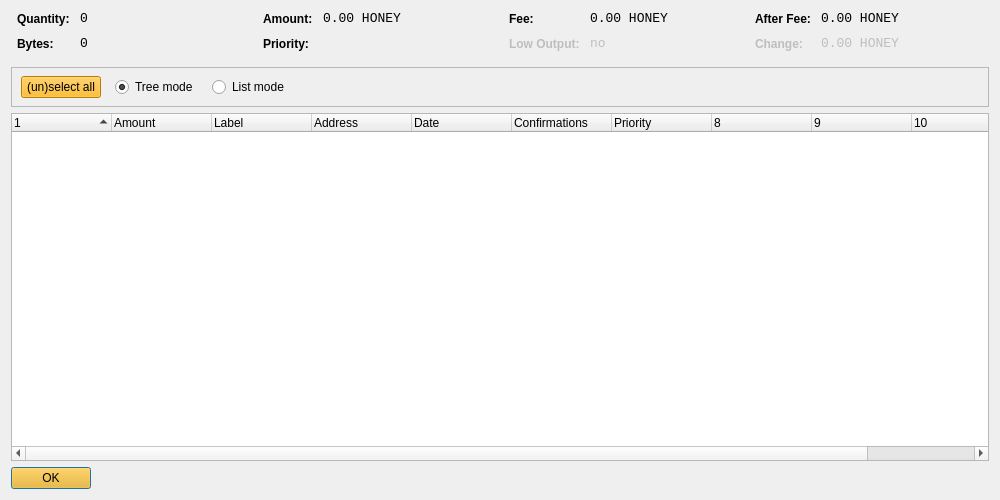
<?xml version="1.0" encoding="UTF-8"?>
<ui version="4.0">
 <class>CoinControlDialog</class>
 <widget class="QDialog" name="CoinControlDialog">
  <property name="geometry">
   <rect>
    <x>0</x>
    <y>0</y>
    <width>1000</width>
    <height>500</height>
   </rect>
  </property>
  <property name="windowTitle">
   <string>Coin Control</string>
  </property>
  <layout class="QVBoxLayout" name="verticalLayout">
   <item>
    <layout class="QHBoxLayout" name="horizontalLayoutTop" stretch="0,0,0,0">
     <property name="topMargin">
      <number>0</number>
     </property>
     <property name="bottomMargin">
      <number>10</number>
     </property>
     <item>
      <layout class="QFormLayout" name="formLayoutCoinControl1">
       <property name="horizontalSpacing">
        <number>10</number>
       </property>
       <property name="verticalSpacing">
        <number>10</number>
       </property>
       <property name="leftMargin">
        <number>6</number>
       </property>
       <property name="rightMargin">
        <number>6</number>
       </property>
       <item row="0" column="0">
        <widget class="QLabel" name="labelCoinControlQuantityText">
         <property name="styleSheet">
          <string notr="true">font-weight:bold;</string>
         </property>
         <property name="text">
          <string>Quantity:</string>
         </property>
        </widget>
       </item>
       <item row="0" column="1">
        <widget class="QLabel" name="labelCoinControlQuantity">
         <property name="font">
          <font>
           <family>Monospace</family>
           <pointsize>10</pointsize>
          </font>
         </property>
         <property name="cursor">
          <cursorShape>IBeamCursor</cursorShape>
         </property>
         <property name="contextMenuPolicy">
          <enum>Qt::ActionsContextMenu</enum>
         </property>
         <property name="text">
          <string notr="true">0</string>
         </property>
         <property name="textInteractionFlags">
          <set>Qt::LinksAccessibleByMouse|Qt::TextSelectableByKeyboard|Qt::TextSelectableByMouse</set>
         </property>
        </widget>
       </item>
       <item row="1" column="0">
        <widget class="QLabel" name="labelCoinControlBytesText">
         <property name="styleSheet">
          <string notr="true">font-weight:bold;</string>
         </property>
         <property name="text">
          <string>Bytes:</string>
         </property>
        </widget>
       </item>
       <item row="1" column="1">
        <widget class="QLabel" name="labelCoinControlBytes">
         <property name="font">
          <font>
           <family>Monospace</family>
           <pointsize>10</pointsize>
          </font>
         </property>
         <property name="cursor">
          <cursorShape>IBeamCursor</cursorShape>
         </property>
         <property name="contextMenuPolicy">
          <enum>Qt::ActionsContextMenu</enum>
         </property>
         <property name="text">
          <string notr="true">0</string>
         </property>
         <property name="textInteractionFlags">
          <set>Qt::LinksAccessibleByMouse|Qt::TextSelectableByKeyboard|Qt::TextSelectableByMouse</set>
         </property>
        </widget>
       </item>
      </layout>
     </item>
     <item>
      <layout class="QFormLayout" name="formLayoutCoinControl2">
       <property name="horizontalSpacing">
        <number>10</number>
       </property>
       <property name="verticalSpacing">
        <number>10</number>
       </property>
       <property name="leftMargin">
        <number>6</number>
       </property>
       <property name="rightMargin">
        <number>6</number>
       </property>
       <item row="0" column="0">
        <widget class="QLabel" name="labelCoinControlAmountText">
         <property name="styleSheet">
          <string notr="true">font-weight:bold;</string>
         </property>
         <property name="text">
          <string>Amount:</string>
         </property>
        </widget>
       </item>
       <item row="0" column="1">
        <widget class="QLabel" name="labelCoinControlAmount">
         <property name="font">
          <font>
           <family>Monospace</family>
           <pointsize>10</pointsize>
          </font>
         </property>
         <property name="cursor">
          <cursorShape>IBeamCursor</cursorShape>
         </property>
         <property name="contextMenuPolicy">
          <enum>Qt::ActionsContextMenu</enum>
         </property>
         <property name="text">
          <string notr="true">0.00 HONEY</string>
         </property>
         <property name="textInteractionFlags">
          <set>Qt::LinksAccessibleByMouse|Qt::TextSelectableByKeyboard|Qt::TextSelectableByMouse</set>
         </property>
        </widget>
       </item>
       <item row="1" column="0">
        <widget class="QLabel" name="labelCoinControlPriorityText">
         <property name="styleSheet">
          <string notr="true">font-weight:bold;</string>
         </property>
         <property name="text">
          <string>Priority:</string>
         </property>
        </widget>
       </item>
       <item row="1" column="1">
        <widget class="QLabel" name="labelCoinControlPriority">
         <property name="font">
          <font>
           <family>Monospace</family>
           <pointsize>10</pointsize>
          </font>
         </property>
         <property name="cursor">
          <cursorShape>IBeamCursor</cursorShape>
         </property>
         <property name="contextMenuPolicy">
          <enum>Qt::ActionsContextMenu</enum>
         </property>
         <property name="text">
          <string/>
         </property>
         <property name="textInteractionFlags">
          <set>Qt::LinksAccessibleByMouse|Qt::TextSelectableByKeyboard|Qt::TextSelectableByMouse</set>
         </property>
        </widget>
       </item>
      </layout>
     </item>
     <item>
      <layout class="QFormLayout" name="formLayoutCoinControl3">
       <property name="horizontalSpacing">
        <number>10</number>
       </property>
       <property name="verticalSpacing">
        <number>10</number>
       </property>
       <property name="leftMargin">
        <number>6</number>
       </property>
       <property name="rightMargin">
        <number>6</number>
       </property>
       <item row="0" column="0">
        <widget class="QLabel" name="labelCoinControlFeeText">
         <property name="styleSheet">
          <string notr="true">font-weight:bold;</string>
         </property>
         <property name="text">
          <string>Fee:</string>
         </property>
        </widget>
       </item>
       <item row="0" column="1">
        <widget class="QLabel" name="labelCoinControlFee">
         <property name="font">
          <font>
           <family>Monospace</family>
           <pointsize>10</pointsize>
          </font>
         </property>
         <property name="cursor">
          <cursorShape>IBeamCursor</cursorShape>
         </property>
         <property name="contextMenuPolicy">
          <enum>Qt::ActionsContextMenu</enum>
         </property>
         <property name="text">
          <string notr="true">0.00 HONEY</string>
         </property>
         <property name="textInteractionFlags">
          <set>Qt::LinksAccessibleByMouse|Qt::TextSelectableByKeyboard|Qt::TextSelectableByMouse</set>
         </property>
        </widget>
       </item>
       <item row="1" column="0">
        <widget class="QLabel" name="labelCoinControlLowOutputText">
         <property name="enabled">
          <bool>false</bool>
         </property>
         <property name="styleSheet">
          <string notr="true">font-weight:bold;</string>
         </property>
         <property name="text">
          <string>Low Output:</string>
         </property>
        </widget>
       </item>
       <item row="1" column="1">
        <widget class="QLabel" name="labelCoinControlLowOutput">
         <property name="enabled">
          <bool>false</bool>
         </property>
         <property name="font">
          <font>
           <family>Monospace</family>
           <pointsize>10</pointsize>
          </font>
         </property>
         <property name="cursor">
          <cursorShape>IBeamCursor</cursorShape>
         </property>
         <property name="contextMenuPolicy">
          <enum>Qt::ActionsContextMenu</enum>
         </property>
         <property name="text">
          <string notr="true">no</string>
         </property>
         <property name="textInteractionFlags">
          <set>Qt::LinksAccessibleByMouse|Qt::TextSelectableByKeyboard|Qt::TextSelectableByMouse</set>
         </property>
        </widget>
       </item>
      </layout>
     </item>
     <item>
      <layout class="QFormLayout" name="formLayoutCoinControl4">
       <property name="horizontalSpacing">
        <number>10</number>
       </property>
       <property name="verticalSpacing">
        <number>10</number>
       </property>
       <property name="leftMargin">
        <number>6</number>
       </property>
       <property name="rightMargin">
        <number>6</number>
       </property>
       <item row="0" column="0">
        <widget class="QLabel" name="labelCoinControlAfterFeeText">
         <property name="styleSheet">
          <string notr="true">font-weight:bold;</string>
         </property>
         <property name="text">
          <string>After Fee:</string>
         </property>
        </widget>
       </item>
       <item row="0" column="1">
        <widget class="QLabel" name="labelCoinControlAfterFee">
         <property name="font">
          <font>
           <family>Monospace</family>
           <pointsize>10</pointsize>
          </font>
         </property>
         <property name="cursor">
          <cursorShape>IBeamCursor</cursorShape>
         </property>
         <property name="contextMenuPolicy">
          <enum>Qt::ActionsContextMenu</enum>
         </property>
         <property name="text">
          <string notr="true">0.00 HONEY</string>
         </property>
         <property name="textInteractionFlags">
          <set>Qt::LinksAccessibleByMouse|Qt::TextSelectableByKeyboard|Qt::TextSelectableByMouse</set>
         </property>
        </widget>
       </item>
       <item row="1" column="0">
        <widget class="QLabel" name="labelCoinControlChangeText">
         <property name="enabled">
          <bool>false</bool>
         </property>
         <property name="styleSheet">
          <string notr="true">font-weight:bold;</string>
         </property>
         <property name="text">
          <string>Change:</string>
         </property>
        </widget>
       </item>
       <item row="1" column="1">
        <widget class="QLabel" name="labelCoinControlChange">
         <property name="enabled">
          <bool>false</bool>
         </property>
         <property name="font">
          <font>
           <family>Monospace</family>
           <pointsize>10</pointsize>
          </font>
         </property>
         <property name="cursor">
          <cursorShape>IBeamCursor</cursorShape>
         </property>
         <property name="contextMenuPolicy">
          <enum>Qt::ActionsContextMenu</enum>
         </property>
         <property name="text">
          <string notr="true">0.00 HONEY</string>
         </property>
         <property name="textInteractionFlags">
          <set>Qt::LinksAccessibleByMouse|Qt::TextSelectableByKeyboard|Qt::TextSelectableByMouse</set>
         </property>
        </widget>
       </item>
      </layout>
     </item>
    </layout>
   </item>
   <item>
    <widget class="QFrame" name="frame">
     <property name="minimumSize">
      <size>
       <width>0</width>
       <height>40</height>
      </size>
     </property>
     <property name="frameShape">
      <enum>QFrame::StyledPanel</enum>
     </property>
     <property name="frameShadow">
      <enum>QFrame::Sunken</enum>
     </property>
     <widget class="QWidget" name="horizontalLayoutWidget">
      <property name="geometry">
       <rect>
        <x>10</x>
        <y>0</y>
        <width>781</width>
        <height>41</height>
       </rect>
      </property>
      <layout class="QHBoxLayout" name="horizontalLayoutPanel" stretch="0,0,0,0">
       <property name="spacing">
        <number>14</number>
       </property>
       <item>
        <widget class="QPushButton" name="pushButtonSelectAll">
         <property name="sizePolicy">
          <sizepolicy hsizetype="Maximum" vsizetype="Fixed">
           <horstretch>0</horstretch>
           <verstretch>0</verstretch>
          </sizepolicy>
         </property>
         <property name="styleSheet">
          <string notr="true">background-color: rgb(255, 175, 0);</string>
         </property>
         <property name="text">
          <string>(un)select all</string>
         </property>
        </widget>
       </item>
       <item>
        <widget class="QRadioButton" name="radioTreeMode">
         <property name="sizePolicy">
          <sizepolicy hsizetype="Maximum" vsizetype="Fixed">
           <horstretch>0</horstretch>
           <verstretch>0</verstretch>
          </sizepolicy>
         </property>
         <property name="text">
          <string>Tree mode</string>
         </property>
         <property name="checked">
          <bool>true</bool>
         </property>
        </widget>
       </item>
       <item>
        <widget class="QRadioButton" name="radioListMode">
         <property name="sizePolicy">
          <sizepolicy hsizetype="Maximum" vsizetype="Fixed">
           <horstretch>0</horstretch>
           <verstretch>0</verstretch>
          </sizepolicy>
         </property>
         <property name="text">
          <string>List mode</string>
         </property>
        </widget>
       </item>
       <item>
        <spacer name="horizontalSpacer">
         <property name="orientation">
          <enum>Qt::Horizontal</enum>
         </property>
         <property name="sizeHint" stdset="0">
          <size>
           <width>40</width>
           <height>20</height>
          </size>
         </property>
        </spacer>
       </item>
      </layout>
     </widget>
    </widget>
   </item>
   <item>
    <widget class="CoinControlTreeWidget" name="treeWidget">
     <property name="contextMenuPolicy">
      <enum>Qt::CustomContextMenu</enum>
     </property>
     <property name="sortingEnabled">
      <bool>false</bool>
     </property>
     <property name="columnCount">
      <number>11</number>
     </property>
     <attribute name="headerShowSortIndicator" stdset="0">
      <bool>true</bool>
     </attribute>
     <attribute name="headerStretchLastSection">
      <bool>false</bool>
     </attribute>
     <column>
      <property name="text">
       <string/>
      </property>
     </column>
     <column>
      <property name="text">
       <string>Amount</string>
      </property>
     </column>
     <column>
      <property name="text">
       <string>Label</string>
      </property>
     </column>
     <column>
      <property name="text">
       <string>Address</string>
      </property>
     </column>
     <column>
      <property name="text">
       <string>Date</string>
      </property>
     </column>
     <column>
      <property name="text">
       <string>Confirmations</string>
      </property>
      <property name="toolTip">
       <string>Confirmed</string>
      </property>
     </column>
     <column>
      <property name="text">
       <string>Priority</string>
      </property>
     </column>
     <column>
      <property name="text">
       <string/>
      </property>
     </column>
     <column>
      <property name="text">
       <string/>
      </property>
     </column>
     <column>
      <property name="text">
       <string/>
      </property>
     </column>
     <column>
      <property name="text">
       <string/>
      </property>
     </column>
    </widget>
   </item>
   <item>
    <widget class="QDialogButtonBox" name="buttonBox">
     <property name="sizePolicy">
      <sizepolicy hsizetype="Maximum" vsizetype="Fixed">
       <horstretch>0</horstretch>
       <verstretch>0</verstretch>
      </sizepolicy>
     </property>
     <property name="styleSheet">
      <string notr="true">background-color: rgb(255, 175, 0);</string>
     </property>
     <property name="orientation">
      <enum>Qt::Horizontal</enum>
     </property>
     <property name="standardButtons">
      <set>QDialogButtonBox::Ok</set>
     </property>
    </widget>
   </item>
  </layout>
 </widget>
 <customwidgets>
  <customwidget>
   <class>CoinControlTreeWidget</class>
   <extends>QTreeWidget</extends>
   <header>coincontroltreewidget.h</header>
  </customwidget>
 </customwidgets>
 <resources/>
 <connections/>
</ui>
